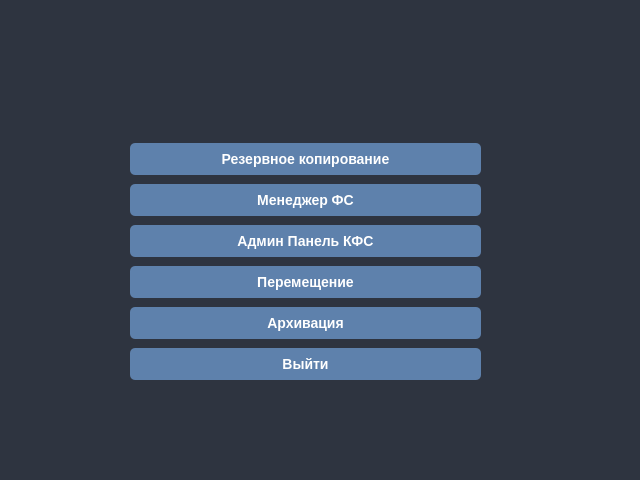
<?xml version="1.0" encoding="UTF-8"?>
<ui version="4.0">
 <class>filemanagerdialog</class>
 <widget class="QWidget" name="filemanagerdialog">
  <property name="geometry">
   <rect>
    <x>0</x>
    <y>0</y>
    <width>640</width>
    <height>480</height>
   </rect>
  </property>
  <property name="windowTitle">
   <string>Form</string>
  </property>
  <property name="styleSheet">
   <string notr="true">QWidget {
    background-color: #2e3440;          /* Темный фон */
    border-radius: 10px;                /* Скругленные углы */
    padding: 20px;
    color: #d8dee9;                    /* Светлый текст */
    font-family: &quot;Segoe UI&quot;, Tahoma, Geneva, Verdana, sans-serif;
    font-size: 14px;
}

QLabel {
    color: #d8dee9;
    font-weight: bold;
    font-size: 16px;
    margin-bottom: 15px;
}

QPushButton {
    background-color: #5e81ac;
    color: white;
    border: none;
    border-radius: 5px;
    padding: 8px 15px;
    min-width: 80px;
    font-weight: bold;
    font-size: 14px;
}

QPushButton:hover {
    background-color: #81a1c1;
}

QPushButton:pressed {
    background-color: #4c6a94;
}

QPushButton#buttonCancel {
    background-color: #bf616a;
}

QPushButton#buttonCancel:hover {
    background-color: #d08770;
}

QPushButton#buttonCancel:pressed {
    background-color: #a0494f;
}

</string>
  </property>
  <widget class="QWidget" name="verticalLayoutWidget">
   <property name="geometry">
    <rect>
     <x>130</x>
     <y>140</y>
     <width>351</width>
     <height>247</height>
    </rect>
   </property>
   <layout class="QVBoxLayout" name="verticalLayout">
    <item>
     <widget class="QPushButton" name="btnBackUp">
      <property name="text">
       <string>Резервное копирование</string>
      </property>
     </widget>
    </item>
    <item>
     <widget class="QPushButton" name="btnManager">
      <property name="text">
       <string>Менеджер ФС</string>
      </property>
     </widget>
    </item>
    <item>
     <widget class="QPushButton" name="btnAdmin">
      <property name="text">
       <string>Админ Панель КФС</string>
      </property>
     </widget>
    </item>
    <item>
     <widget class="QPushButton" name="btnMove">
      <property name="text">
       <string>Перемещение</string>
      </property>
     </widget>
    </item>
    <item>
     <widget class="QPushButton" name="addFiles">
      <property name="text">
       <string>Архивация</string>
      </property>
     </widget>
    </item>
    <item>
     <widget class="QPushButton" name="btnQuit">
      <property name="text">
       <string>Выйти</string>
      </property>
     </widget>
    </item>
   </layout>
  </widget>
 </widget>
 <resources/>
 <connections/>
</ui>
